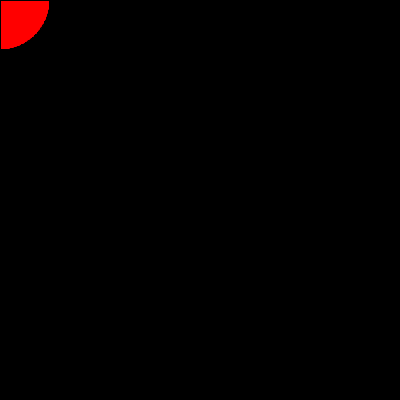
Frame 1 (no input)
Frame 60 (the mouse pressed at the canvas centre just before this capture): identical to frame 1, image omitted
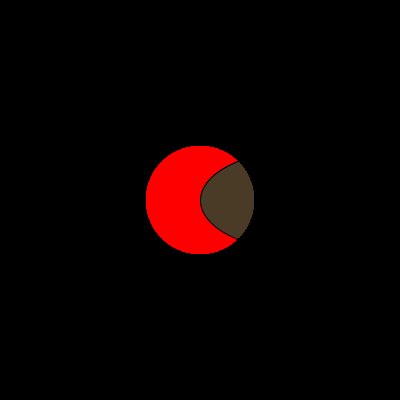
Frame 120 (the mouse held since frame 60 and released just before this capture)

The Processing sketch that drew these frames (run headless with seeded random() and noise(); from frame 60 on, the mouse is pressed at the canvas centre):

// Processing sketch: Fog_of_War
// ── Fog_of_War.pde
// Fog of War
// 22 November 2018
// by Eunice Lim

/*
 A black overlay is placed on the entire canvas, with a small revealing circle around the mouse.
 Click to increase the size of the revealed area.
 Size is the size of the circle
*/
// Formula for circle vertexes from David Shiffman @ https://www.youtube.com/watch?v=76fiD5DvzeQ
float size = 50;
  
void setup()
{
  size(400, 400);
  colorMode(HSB, 100);
}

void draw()
{
  background(100, 100, 100);
  
  // random shapes in the background for illustration
  fill(50);
  rect(100, 100, 50, 50);
  fill(10, 48, 29);
  ellipse(300, 200, 200, 100);
  
  // fog of war
  fogOfWar();
}

void fogOfWar()
{
  // Begin shape
  beginShape();
  
  // darkness
  fill(0);
  vertex(0, 0);
  vertex(width, 0);
  vertex(width, height);
  vertex(0, height);
  
  // circular area of vision
  beginContour();
  for(int i = 0; i < 360; i ++)
  {
   float a = radians(i);
   float x = size * sin(a) + mouseX;
   float y = size * cos(a) + mouseY;
   vertex(x, y);
  }
  endContour();
  
  // finish off the shape
  endShape(CLOSE);
}

void mousePressed()
{
  size+=5;
}
